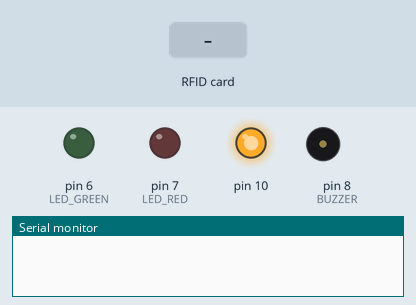
Simulated run of this sketch. Board: Arduino Uno, built with avr-gcc and run on an emulated ATmega328P. Parts: output pins drawn as LEDs (lit = HIGH), buzzer (waves = sounding), the last lines printed to the serial monitor. Dashed ring = blinking. The inputs (shaded band) are chosen by the test bench.

Above: at 1.2 s.
1.3 s: RFID card C7 3B C3 4D held to the reader
At 1.55 s:
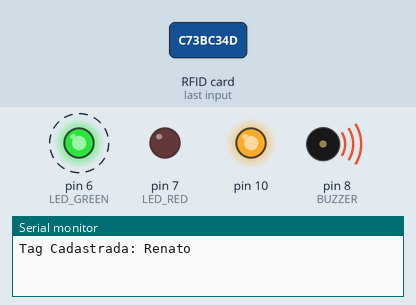
3.1 s: RFID card 5E 7A 19 C4 held to the reader
At 3.6 s:
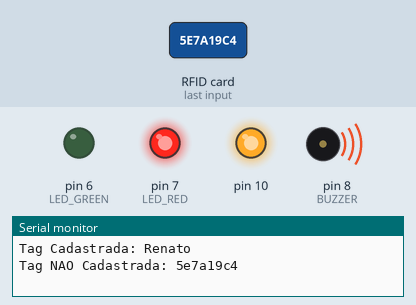
Timing chart, 0 to 6.1 s (numbered marks = the images above; inputs shaded):
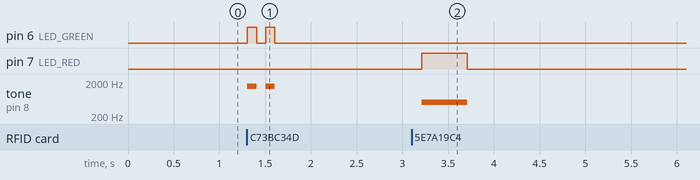

The sketch:

sketch_rfid.ino
```cpp
/*
-------- CONTROLE DE ACESSO VIA RFID ------------
=================================================
==   BLOG DA ROBOTICA - www.blogdarobotica.com ==
=================================================
Autor: Kleber Bastos
E-mail: contato@blogdarobotica.com
Fanpage: facebook.com/blogdarobotica
YouTube: youtube.com/user/blogdarobotica
*/

//Bibliotecas
#include "SPI.h"
#include "MFRC522.h"

//Pinos
#define LED_GREEN 6
#define LED_RED 7
#define BUZZER 8
#define SS_PIN 4
#define RST_PIN 9

struct Tags
{
	String id;
	String name;
};

struct Tags registeredTags = {"c73bc34d", "Renato"};
String tagID = ""; //Variável que armazenará o ID da Tag
bool access = false; //Variável que verifica a permissão

//Vetor responsável por armazenar os ID's das Tag's cadastradas
/*
String registeredTags [] = {"4bd8851b",
														"id 2",
														"id 3"};
*/

MFRC522 RFID (SS_PIN, RST_PIN);    // Cria uma nova instância para o leitor e passa os pinos como parâmetro

void setup ()
{
	Serial.begin (9600);             // Inicializa a comunicação Serial
	SPI.begin ();                    // Inicializa comunicacao SPI
	RFID.PCD_Init ();          			 // Inicializa o leitor RFID
	pinMode (LED_GREEN, OUTPUT);     // Declara o pino do led verde como saída
	pinMode (LED_RED, OUTPUT);  // Declara o pino do led vermelho como saída
	pinMode (BUZZER, OUTPUT);        // Declara o pino do buzzer como saída
	RFID.PCD_SetAntennaGain(RFID.RxGain_max);
}

void loop ()
{
	//Inicialmente tagID deve estar vazia.
	tagID = "";

	// Verifica se existe uma Tag presente
	if (!RFID.PICC_IsNewCardPresent () || !RFID.PICC_ReadCardSerial ())
	{
		delay (100);
		return;
	}

	// Pega o ID da Tag através da função RFID.uid e Armazena o ID na variável tagID
	for (byte i = 0; i < RFID.uid.size; i++)
	{
		tagID.concat (String (RFID.uid.uidByte [i], HEX));
	}

	//Compara o valor do ID lido com os IDs armazenados no vetor registeredTags.name
	for (int i = 0; i < (sizeof (registeredTags.id) / sizeof (String)); i++)
	{
		if (tagID.equalsIgnoreCase (registeredTags.id))
		{
				access = true; //Variável access assume valor verdadeiro caso o ID Lido esteja cadastrado
		}
	}

	if (access == true)	//Se a variável access for verdadeira será chamada a função accessGranted()
		accessGranted ();
	else										//Se não será chamada a função accessDenied()
		accessDenied ();

	delay (1000);						//aguarda 2 segundos para efetuar uma nova leitura
}

void accessGranted ()
{
  Serial.println ("Tag Cadastrada: " + registeredTags.name); //Exibe a mensagem "Tag Cadastrada" e o ID da tag não cadastrada

	int count = 2; //definindo a quantidade de bips
  for (int j = 0; j < count; j++)
	{
    //Ligando o buzzer com uma frequência de 1500 hz e ligando o led verde.
    tone (BUZZER, 1500);
    digitalWrite (LED_GREEN, HIGH);
    delay (100);

    //Desligando o buzzer e led verde.
    noTone (BUZZER);
    digitalWrite (LED_GREEN, LOW);
    delay (100);
  }
	access = false;  //Seta a variável access como false novamente
}

void accessDenied ()
{
  Serial.println ("Tag NAO Cadastrada: " + tagID); //Exibe a mensagem "Tag NAO Cadastrada" e o ID da tag cadastrada

	int count = 1;  //definindo a quantidade de bips
  for (int j = 0; j < count; j++)
	{
    //Ligando o buzzer com uma frequência de 500 hz e ligando o led vermelho.
    tone (BUZZER, 500);
    digitalWrite (LED_RED, HIGH);
    delay (500);

    //Desligando o buzzer e o led vermelho.
    noTone (BUZZER);
    digitalWrite (LED_RED, LOW);
    delay (500);
  }
}
```

Measured:
- after the input at 1.3 s, pin 6 (LED_GREEN): alternates HIGH for 0.10 s and LOW for 0.10 s, 4 changes in all, then stays LOW, starting at once; tone on pin 8 (BUZZER): alternates 1500 Hz for 0.10 s and silent for 0.10 s, 4 changes in all, then stays silent, starting at once
- after the input at 3.1 s, pin 7 (LED_RED): LOW → HIGH after 0.11 s, → LOW 0.50 s later; tone on pin 8 (BUZZER): silent → 500 Hz after 0.11 s, → silent 0.50 s later
